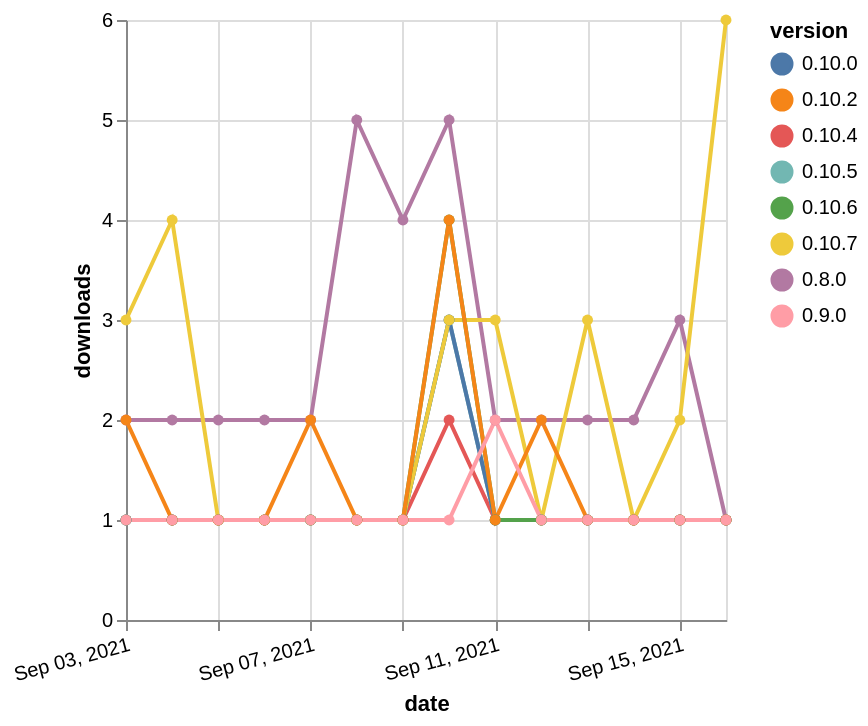

Vega-Lite specification for this chart:
### Vega-Lite specification from a JSON file in a GitHub repository (floating-point values rounded to 4 significant figures)
{"$schema": "https://vega.github.io/schema/vega-lite/v5.json", "description": "A simple bar chart with embedded data.", "data": {"values": [{"date": "2021-09-03", "total": 168, "delta": 1, "version": "0.10.4"}, {"date": "2021-09-04", "total": 169, "delta": 1, "version": "0.10.4"}, {"date": "2021-09-05", "total": 170, "delta": 1, "version": "0.10.4"}, {"date": "2021-09-06", "total": 171, "delta": 1, "version": "0.10.4"}, {"date": "2021-09-07", "total": 172, "delta": 1, "version": "0.10.4"}, {"date": "2021-09-08", "total": 173, "delta": 1, "version": "0.10.4"}, {"date": "2021-09-09", "total": 174, "delta": 1, "version": "0.10.4"}, {"date": "2021-09-10", "total": 176, "delta": 2, "version": "0.10.4"}, {"date": "2021-09-11", "total": 177, "delta": 1, "version": "0.10.4"}, {"date": "2021-09-12", "total": 178, "delta": 1, "version": "0.10.4"}, {"date": "2021-09-13", "total": 179, "delta": 1, "version": "0.10.4"}, {"date": "2021-09-14", "total": 180, "delta": 1, "version": "0.10.4"}, {"date": "2021-09-15", "total": 181, "delta": 1, "version": "0.10.4"}, {"date": "2021-09-16", "total": 182, "delta": 1, "version": "0.10.4"}, {"date": "2021-09-03", "total": 273, "delta": 1, "version": "0.10.5"}, {"date": "2021-09-04", "total": 274, "delta": 1, "version": "0.10.5"}, {"date": "2021-09-05", "total": 275, "delta": 1, "version": "0.10.5"}, {"date": "2021-09-06", "total": 276, "delta": 1, "version": "0.10.5"}, {"date": "2021-09-07", "total": 277, "delta": 1, "version": "0.10.5"}, {"date": "2021-09-08", "total": 278, "delta": 1, "version": "0.10.5"}, {"date": "2021-09-09", "total": 279, "delta": 1, "version": "0.10.5"}, {"date": "2021-09-10", "total": 282, "delta": 3, "version": "0.10.5"}, {"date": "2021-09-11", "total": 283, "delta": 1, "version": "0.10.5"}, {"date": "2021-09-12", "total": 284, "delta": 1, "version": "0.10.5"}, {"date": "2021-09-13", "total": 285, "delta": 1, "version": "0.10.5"}, {"date": "2021-09-14", "total": 286, "delta": 1, "version": "0.10.5"}, {"date": "2021-09-15", "total": 287, "delta": 1, "version": "0.10.5"}, {"date": "2021-09-16", "total": 288, "delta": 1, "version": "0.10.5"}, {"date": "2021-09-03", "total": 621, "delta": 1, "version": "0.10.0"}, {"date": "2021-09-04", "total": 622, "delta": 1, "version": "0.10.0"}, {"date": "2021-09-05", "total": 623, "delta": 1, "version": "0.10.0"}, {"date": "2021-09-06", "total": 624, "delta": 1, "version": "0.10.0"}, {"date": "2021-09-07", "total": 625, "delta": 1, "version": "0.10.0"}, {"date": "2021-09-08", "total": 626, "delta": 1, "version": "0.10.0"}, {"date": "2021-09-09", "total": 627, "delta": 1, "version": "0.10.0"}, {"date": "2021-09-10", "total": 630, "delta": 3, "version": "0.10.0"}, {"date": "2021-09-11", "total": 631, "delta": 1, "version": "0.10.0"}, {"date": "2021-09-12", "total": 632, "delta": 1, "version": "0.10.0"}, {"date": "2021-09-13", "total": 633, "delta": 1, "version": "0.10.0"}, {"date": "2021-09-14", "total": 634, "delta": 1, "version": "0.10.0"}, {"date": "2021-09-15", "total": 635, "delta": 1, "version": "0.10.0"}, {"date": "2021-09-16", "total": 636, "delta": 1, "version": "0.10.0"}, {"date": "2021-09-03", "total": 16253, "delta": 2, "version": "0.8.0"}, {"date": "2021-09-04", "total": 16255, "delta": 2, "version": "0.8.0"}, {"date": "2021-09-05", "total": 16257, "delta": 2, "version": "0.8.0"}, {"date": "2021-09-06", "total": 16259, "delta": 2, "version": "0.8.0"}, {"date": "2021-09-07", "total": 16261, "delta": 2, "version": "0.8.0"}, {"date": "2021-09-08", "total": 16266, "delta": 5, "version": "0.8.0"}, {"date": "2021-09-09", "total": 16270, "delta": 4, "version": "0.8.0"}, {"date": "2021-09-10", "total": 16275, "delta": 5, "version": "0.8.0"}, {"date": "2021-09-11", "total": 16277, "delta": 2, "version": "0.8.0"}, {"date": "2021-09-12", "total": 16279, "delta": 2, "version": "0.8.0"}, {"date": "2021-09-13", "total": 16281, "delta": 2, "version": "0.8.0"}, {"date": "2021-09-14", "total": 16283, "delta": 2, "version": "0.8.0"}, {"date": "2021-09-15", "total": 16286, "delta": 3, "version": "0.8.0"}, {"date": "2021-09-16", "total": 16287, "delta": 1, "version": "0.8.0"}, {"date": "2021-09-03", "total": 150, "delta": 3, "version": "0.10.7"}, {"date": "2021-09-04", "total": 154, "delta": 4, "version": "0.10.7"}, {"date": "2021-09-05", "total": 155, "delta": 1, "version": "0.10.7"}, {"date": "2021-09-06", "total": 156, "delta": 1, "version": "0.10.7"}, {"date": "2021-09-07", "total": 157, "delta": 1, "version": "0.10.7"}, {"date": "2021-09-08", "total": 158, "delta": 1, "version": "0.10.7"}, {"date": "2021-09-09", "total": 159, "delta": 1, "version": "0.10.7"}, {"date": "2021-09-10", "total": 162, "delta": 3, "version": "0.10.7"}, {"date": "2021-09-11", "total": 165, "delta": 3, "version": "0.10.7"}, {"date": "2021-09-12", "total": 166, "delta": 1, "version": "0.10.7"}, {"date": "2021-09-13", "total": 169, "delta": 3, "version": "0.10.7"}, {"date": "2021-09-14", "total": 170, "delta": 1, "version": "0.10.7"}, {"date": "2021-09-15", "total": 172, "delta": 2, "version": "0.10.7"}, {"date": "2021-09-16", "total": 178, "delta": 6, "version": "0.10.7"}, {"date": "2021-09-03", "total": 3301, "delta": 1, "version": "0.10.6"}, {"date": "2021-09-04", "total": 3302, "delta": 1, "version": "0.10.6"}, {"date": "2021-09-05", "total": 3303, "delta": 1, "version": "0.10.6"}, {"date": "2021-09-06", "total": 3304, "delta": 1, "version": "0.10.6"}, {"date": "2021-09-07", "total": 3305, "delta": 1, "version": "0.10.6"}, {"date": "2021-09-08", "total": 3306, "delta": 1, "version": "0.10.6"}, {"date": "2021-09-09", "total": 3307, "delta": 1, "version": "0.10.6"}, {"date": "2021-09-10", "total": 3311, "delta": 4, "version": "0.10.6"}, {"date": "2021-09-11", "total": 3312, "delta": 1, "version": "0.10.6"}, {"date": "2021-09-12", "total": 3313, "delta": 1, "version": "0.10.6"}, {"date": "2021-09-13", "total": 3314, "delta": 1, "version": "0.10.6"}, {"date": "2021-09-14", "total": 3315, "delta": 1, "version": "0.10.6"}, {"date": "2021-09-15", "total": 3316, "delta": 1, "version": "0.10.6"}, {"date": "2021-09-16", "total": 3317, "delta": 1, "version": "0.10.6"}, {"date": "2021-09-03", "total": 12143, "delta": 2, "version": "0.10.2"}, {"date": "2021-09-04", "total": 12144, "delta": 1, "version": "0.10.2"}, {"date": "2021-09-05", "total": 12145, "delta": 1, "version": "0.10.2"}, {"date": "2021-09-06", "total": 12146, "delta": 1, "version": "0.10.2"}, {"date": "2021-09-07", "total": 12148, "delta": 2, "version": "0.10.2"}, {"date": "2021-09-08", "total": 12149, "delta": 1, "version": "0.10.2"}, {"date": "2021-09-09", "total": 12150, "delta": 1, "version": "0.10.2"}, {"date": "2021-09-10", "total": 12154, "delta": 4, "version": "0.10.2"}, {"date": "2021-09-11", "total": 12155, "delta": 1, "version": "0.10.2"}, {"date": "2021-09-12", "total": 12157, "delta": 2, "version": "0.10.2"}, {"date": "2021-09-13", "total": 12158, "delta": 1, "version": "0.10.2"}, {"date": "2021-09-14", "total": 12159, "delta": 1, "version": "0.10.2"}, {"date": "2021-09-15", "total": 12160, "delta": 1, "version": "0.10.2"}, {"date": "2021-09-16", "total": 12161, "delta": 1, "version": "0.10.2"}, {"date": "2021-09-03", "total": 721, "delta": 1, "version": "0.9.0"}, {"date": "2021-09-04", "total": 722, "delta": 1, "version": "0.9.0"}, {"date": "2021-09-05", "total": 723, "delta": 1, "version": "0.9.0"}, {"date": "2021-09-06", "total": 724, "delta": 1, "version": "0.9.0"}, {"date": "2021-09-07", "total": 725, "delta": 1, "version": "0.9.0"}, {"date": "2021-09-08", "total": 726, "delta": 1, "version": "0.9.0"}, {"date": "2021-09-09", "total": 727, "delta": 1, "version": "0.9.0"}, {"date": "2021-09-10", "total": 728, "delta": 1, "version": "0.9.0"}, {"date": "2021-09-11", "total": 730, "delta": 2, "version": "0.9.0"}, {"date": "2021-09-12", "total": 731, "delta": 1, "version": "0.9.0"}, {"date": "2021-09-13", "total": 732, "delta": 1, "version": "0.9.0"}, {"date": "2021-09-14", "total": 733, "delta": 1, "version": "0.9.0"}, {"date": "2021-09-15", "total": 734, "delta": 1, "version": "0.9.0"}, {"date": "2021-09-16", "total": 735, "delta": 1, "version": "0.9.0"}]}, "width": "container", "mark": {"type": "line", "point": {"filled": true}}, "encoding": {"x": {"field": "date", "type": "temporal", "timeUnit": "yearmonthdate", "title": "date", "axis": {"labelAngle": -15}}, "y": {"field": "delta", "type": "quantitative", "title": "downloads"}, "color": {"field": "version", "type": "nominal"}, "tooltip": {"field": "delta"}}}
